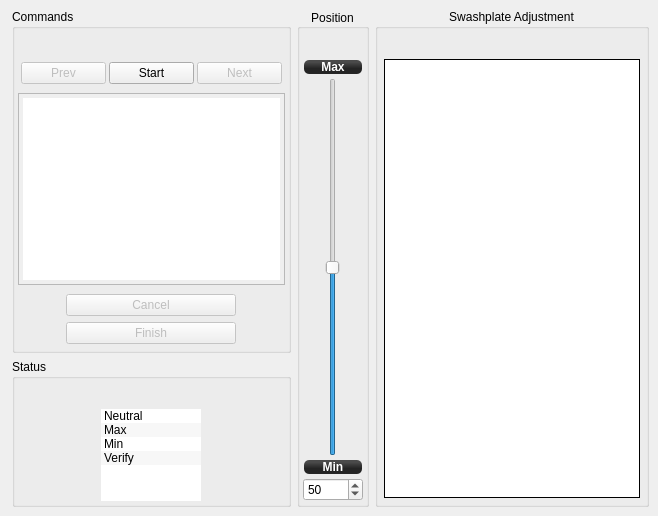
       <widget class="QWidget" name="SwashPlateLevel">
        <attribute name="title">
         <string>Swashplate Levelling</string>
        </attribute>
        <layout class="QGridLayout" name="gridLayout_8">
         <property name="leftMargin">
          <number>9</number>
         </property>
         <property name="topMargin">
          <number>9</number>
         </property>
         <property name="rightMargin">
          <number>9</number>
         </property>
         <property name="bottomMargin">
          <number>9</number>
         </property>
         <property name="spacing">
          <number>6</number>
         </property>
         <item row="0" column="0">
          <layout class="QVBoxLayout" name="verticalLayout_8">
           <property name="spacing">
            <number>6</number>
           </property>
           <property name="leftMargin">
            <number>3</number>
           </property>
           <item>
            <widget class="QGroupBox" name="SwashLvlInstructionsBox">
             <property name="sizePolicy">
              <sizepolicy hsizetype="MinimumExpanding" vsizetype="MinimumExpanding">
               <horstretch>0</horstretch>
               <verstretch>0</verstretch>
              </sizepolicy>
             </property>
             <property name="minimumSize">
              <size>
               <width>228</width>
               <height>200</height>
              </size>
             </property>
             <property name="title">
              <string>Commands</string>
             </property>
             <layout class="QVBoxLayout" name="verticalLayout">
              <property name="leftMargin">
               <number>3</number>
              </property>
              <property name="topMargin">
               <number>3</number>
              </property>
              <property name="rightMargin">
               <number>3</number>
              </property>
              <property name="bottomMargin">
               <number>3</number>
              </property>
              <item>
               <layout class="QHBoxLayout" name="horizontalLayout_9">
                <property name="spacing">
                 <number>3</number>
                </property>
                <property name="leftMargin">
                 <number>3</number>
                </property>
                <property name="topMargin">
                 <number>30</number>
                </property>
                <property name="rightMargin">
                 <number>3</number>
                </property>
                <property name="bottomMargin">
                 <number>3</number>
                </property>
                <item>
                 <widget class="QPushButton" name="SwashLvlPrevButton">
                  <property name="enabled">
                   <bool>false</bool>
                  </property>
                  <property name="minimumSize">
                   <size>
                    <width>85</width>
                    <height>20</height>
                   </size>
                  </property>
                  <property name="maximumSize">
                   <size>
                    <width>85</width>
                    <height>16777215</height>
                   </size>
                  </property>
                  <property name="text">
                   <string>Prev</string>
                  </property>
                 </widget>
                </item>
                <item>
                 <widget class="QPushButton" name="SwashLvlStartButton">
                  <property name="minimumSize">
                   <size>
                    <width>85</width>
                    <height>20</height>
                   </size>
                  </property>
                  <property name="maximumSize">
                   <size>
                    <width>85</width>
                    <height>16777215</height>
                   </size>
                  </property>
                  <property name="text">
                   <string>Start</string>
                  </property>
                 </widget>
                </item>
                <item>
                 <widget class="QPushButton" name="SwashLvlNextButton">
                  <property name="enabled">
                   <bool>false</bool>
                  </property>
                  <property name="minimumSize">
                   <size>
                    <width>85</width>
                    <height>20</height>
                   </size>
                  </property>
                  <property name="maximumSize">
                   <size>
                    <width>85</width>
                    <height>16777215</height>
                   </size>
                  </property>
                  <property name="text">
                   <string>Next</string>
                  </property>
                 </widget>
                </item>
               </layout>
              </item>
              <item>
               <widget class="QTextEdit" name="SwashLvlStepInstruction">
                <property name="sizePolicy">
                 <sizepolicy hsizetype="Expanding" vsizetype="MinimumExpanding">
                  <horstretch>0</horstretch>
                  <verstretch>0</verstretch>
                 </sizepolicy>
                </property>
                <property name="minimumSize">
                 <size>
                  <width>250</width>
                  <height>20</height>
                 </size>
                </property>
                <property name="maximumSize">
                 <size>
                  <width>500</width>
                  <height>800</height>
                 </size>
                </property>
                <property name="styleSheet">
                 <string notr="true">QTextEdit { padding-left:4; padding-top:4; padding-bottom:4; padding-right:4}</string>
                </property>
                <property name="horizontalScrollBarPolicy">
                 <enum>Qt::ScrollBarAlwaysOff</enum>
                </property>
                <property name="readOnly">
                 <bool>true</bool>
                </property>
               </widget>
              </item>
              <item>
               <layout class="QGridLayout" name="gridLayout_3">
                <property name="topMargin">
                 <number>3</number>
                </property>
                <property name="bottomMargin">
                 <number>3</number>
                </property>
                <item row="2" column="0">
                 <widget class="QPushButton" name="SwashLvlFinishButton">
                  <property name="enabled">
                   <bool>false</bool>
                  </property>
                  <property name="minimumSize">
                   <size>
                    <width>85</width>
                    <height>20</height>
                   </size>
                  </property>
                  <property name="maximumSize">
                   <size>
                    <width>170</width>
                    <height>16777215</height>
                   </size>
                  </property>
                  <property name="text">
                   <string>Finish</string>
                  </property>
                 </widget>
                </item>
                <item row="1" column="0">
                 <widget class="QPushButton" name="SwashLvlCancelButton">
                  <property name="enabled">
                   <bool>false</bool>
                  </property>
                  <property name="minimumSize">
                   <size>
                    <width>85</width>
                    <height>20</height>
                   </size>
                  </property>
                  <property name="maximumSize">
                   <size>
                    <width>170</width>
                    <height>16777215</height>
                   </size>
                  </property>
                  <property name="text">
                   <string>Cancel</string>
                  </property>
                 </widget>
                </item>
               </layout>
              </item>
             </layout>
            </widget>
           </item>
           <item>
            <widget class="QGroupBox" name="SwashLvlStatusBox">
             <property name="sizePolicy">
              <sizepolicy hsizetype="MinimumExpanding" vsizetype="Fixed">
               <horstretch>0</horstretch>
               <verstretch>0</verstretch>
              </sizepolicy>
             </property>
             <property name="minimumSize">
              <size>
               <width>200</width>
               <height>130</height>
              </size>
             </property>
             <property name="title">
              <string>Status</string>
             </property>
             <layout class="QGridLayout" name="gridLayout_22">
              <property name="leftMargin">
               <number>3</number>
              </property>
              <property name="topMargin">
               <number>30</number>
              </property>
              <property name="rightMargin">
               <number>3</number>
              </property>
              <property name="bottomMargin">
               <number>3</number>
              </property>
              <property name="horizontalSpacing">
               <number>3</number>
              </property>
              <property name="verticalSpacing">
               <number>2</number>
              </property>
              <item row="0" column="0">
               <widget class="QListWidget" name="SwashLvlStepList">
                <property name="sizePolicy">
                 <sizepolicy hsizetype="MinimumExpanding" vsizetype="MinimumExpanding">
                  <horstretch>0</horstretch>
                  <verstretch>0</verstretch>
                 </sizepolicy>
                </property>
                <property name="minimumSize">
                 <size>
                  <width>100</width>
                  <height>0</height>
                 </size>
                </property>
                <property name="maximumSize">
                 <size>
                  <width>100</width>
                  <height>92</height>
                 </size>
                </property>
                <property name="cursor" stdset="0">
                 <cursorShape>ArrowCursor</cursorShape>
                </property>
                <property name="focusPolicy">
                 <enum>Qt::NoFocus</enum>
                </property>
                <property name="frameShape">
                 <enum>QFrame::NoFrame</enum>
                </property>
                <property name="frameShadow">
                 <enum>QFrame::Sunken</enum>
                </property>
                <property name="lineWidth">
                 <number>0</number>
                </property>
                <property name="midLineWidth">
                 <number>0</number>
                </property>
                <property name="verticalScrollBarPolicy">
                 <enum>Qt::ScrollBarAlwaysOff</enum>
                </property>
                <property name="horizontalScrollBarPolicy">
                 <enum>Qt::ScrollBarAlwaysOff</enum>
                </property>
                <property name="autoScrollMargin">
                 <number>16</number>
                </property>
                <property name="editTriggers">
                 <set>QAbstractItemView::NoEditTriggers</set>
                </property>
                <property name="alternatingRowColors">
                 <bool>true</bool>
                </property>
                <property name="selectionMode">
                 <enum>QAbstractItemView::NoSelection</enum>
                </property>
                <property name="selectionBehavior">
                 <enum>QAbstractItemView::SelectRows</enum>
                </property>
                <property name="viewMode">
                 <enum>QListView::ListMode</enum>
                </property>
                <item>
                 <property name="text">
                  <string>Neutral</string>
                 </property>
                 <property name="icon">
                  <iconset>
                   <normaloff>:/configgadget/images/none.png</normaloff>
                   <normalon>:/configgadget/images/ok.png</normalon>:/configgadget/images/none.png</iconset>
                 </property>
                </item>
                <item>
                 <property name="text">
                  <string>Max</string>
                 </property>
                 <property name="icon">
                  <iconset>
                   <normaloff>:/configgadget/images/none.png</normaloff>
                   <normalon>:/configgadget/images/ok.png</normalon>:/configgadget/images/none.png</iconset>
                 </property>
                </item>
                <item>
                 <property name="text">
                  <string>Min</string>
                 </property>
                 <property name="icon">
                  <iconset>
                   <normaloff>:/configgadget/images/none.png</normaloff>
                   <normalon>:/configgadget/images/ok.png</normalon>:/configgadget/images/none.png</iconset>
                 </property>
                 <property name="flags">
                  <set>ItemIsSelectable|ItemIsEnabled</set>
                 </property>
                </item>
                <item>
                 <property name="text">
                  <string>Verify</string>
                 </property>
                 <property name="icon">
                  <iconset>
                   <normaloff>:/configgadget/images/none.png</normaloff>
                   <normalon>:/configgadget/images/ok.png</normalon>:/configgadget/images/none.png</iconset>
                 </property>
                 <property name="flags">
                  <set>ItemIsEnabled</set>
                 </property>
                </item>
               </widget>
              </item>
             </layout>
            </widget>
           </item>
          </layout>
         </item>
         <item row="0" column="1">
          <widget class="QGroupBox" name="SwashLvlccpmSliderBox">
           <property name="enabled">
            <bool>true</bool>
           </property>
           <property name="sizePolicy">
            <sizepolicy hsizetype="Fixed" vsizetype="MinimumExpanding">
             <horstretch>0</horstretch>
             <verstretch>0</verstretch>
            </sizepolicy>
           </property>
           <property name="minimumSize">
            <size>
             <width>70</width>
             <height>250</height>
            </size>
           </property>
           <property name="maximumSize">
            <size>
             <width>16777215</width>
             <height>16777215</height>
            </size>
           </property>
           <property name="title">
            <string>Position</string>
           </property>
           <property name="alignment">
            <set>Qt::AlignCenter</set>
           </property>
           <layout class="QVBoxLayout" name="verticalLayout_5">
            <property name="spacing">
             <number>3</number>
            </property>
            <property name="leftMargin">
             <number>3</number>
            </property>
            <property name="topMargin">
             <number>30</number>
            </property>
            <property name="rightMargin">
             <number>3</number>
            </property>
            <property name="bottomMargin">
             <number>3</number>
            </property>
            <item>
             <widget class="QLabel" name="label_17">
              <property name="enabled">
               <bool>true</bool>
              </property>
              <property name="styleSheet">
               <string notr="true">background-color: qlineargradient(spread:reflect, x1:0.507, y1:0, x2:0.507, y2:0.772, stop:0.208955 rgba(74, 74, 74, 255), stop:0.78607 rgba(36, 36, 36, 255));
color: rgb(255, 255, 255);
border-radius: 5;
font: bold 12px;
margin:1px;</string>
              </property>
              <property name="text">
               <string>Max</string>
              </property>
              <property name="scaledContents">
               <bool>true</bool>
              </property>
              <property name="alignment">
               <set>Qt::AlignCenter</set>
              </property>
             </widget>
            </item>
            <item>
             <layout class="QHBoxLayout" name="horizontalLayout_4">
              <item>
               <widget class="QSlider" name="SwashLvlPositionSlider">
                <property name="enabled">
                 <bool>true</bool>
                </property>
                <property name="sizePolicy">
                 <sizepolicy hsizetype="Preferred" vsizetype="Expanding">
                  <horstretch>0</horstretch>
                  <verstretch>0</verstretch>
                 </sizepolicy>
                </property>
                <property name="minimumSize">
                 <size>
                  <width>0</width>
                  <height>100</height>
                 </size>
                </property>
                <property name="maximum">
                 <number>100</number>
                </property>
                <property name="singleStep">
                 <number>5</number>
                </property>
                <property name="value">
                 <number>50</number>
                </property>
                <property name="orientation">
                 <enum>Qt::Vertical</enum>
                </property>
               </widget>
              </item>
             </layout>
            </item>
            <item>
             <widget class="QLabel" name="label_18">
              <property name="enabled">
               <bool>true</bool>
              </property>
              <property name="styleSheet">
               <string notr="true">background-color: qlineargradient(spread:reflect, x1:0.507, y1:0, x2:0.507, y2:0.772, stop:0.208955 rgba(74, 74, 74, 255), stop:0.78607 rgba(36, 36, 36, 255));
color: rgb(255, 255, 255);
border-radius: 5;
font: bold 12px;
margin:1px;</string>
              </property>
              <property name="text">
               <string>Min</string>
              </property>
              <property name="alignment">
               <set>Qt::AlignCenter</set>
              </property>
             </widget>
            </item>
            <item>
             <widget class="QSpinBox" name="SwashLvlPositionSpinBox">
              <property name="maximum">
               <number>100</number>
              </property>
              <property name="singleStep">
               <number>5</number>
              </property>
              <property name="value">
               <number>50</number>
              </property>
             </widget>
            </item>
           </layout>
          </widget>
         </item>
         <item row="0" column="2">
          <widget class="QGroupBox" name="SwashLvlccpmSwashImageBox">
           <property name="sizePolicy">
            <sizepolicy hsizetype="MinimumExpanding" vsizetype="MinimumExpanding">
             <horstretch>1</horstretch>
             <verstretch>1</verstretch>
            </sizepolicy>
           </property>
           <property name="minimumSize">
            <size>
             <width>200</width>
             <height>300</height>
            </size>
           </property>
           <property name="maximumSize">
            <size>
             <width>16777215</width>
             <height>16777215</height>
            </size>
           </property>
           <property name="sizeIncrement">
            <size>
             <width>10</width>
             <height>10</height>
            </size>
           </property>
           <property name="baseSize">
            <size>
             <width>200</width>
             <height>200</height>
            </size>
           </property>
           <property name="title">
            <string>Swashplate Adjustment</string>
           </property>
           <property name="alignment">
            <set>Qt::AlignHCenter|Qt::AlignTop</set>
           </property>
           <property name="flat">
            <bool>false</bool>
           </property>
           <property name="checkable">
            <bool>false</bool>
           </property>
           <layout class="QGridLayout" name="gridLayout_11">
            <property name="leftMargin">
             <number>6</number>
            </property>
            <property name="topMargin">
             <number>30</number>
            </property>
            <property name="rightMargin">
             <number>6</number>
            </property>
            <property name="bottomMargin">
             <number>6</number>
            </property>
            <property name="horizontalSpacing">
             <number>6</number>
            </property>
            <item row="0" column="0">
             <widget class="QSplitter" name="splitter_4">
              <property name="orientation">
               <enum>Qt::Vertical</enum>
              </property>
              <widget class="QGraphicsView" name="SwashLvlSwashplateImage">
               <property name="sizePolicy">
                <sizepolicy hsizetype="Preferred" vsizetype="Preferred">
                 <horstretch>1</horstretch>
                 <verstretch>1</verstretch>
                </sizepolicy>
               </property>
               <property name="minimumSize">
                <size>
                 <width>250</width>
                 <height>300</height>
                </size>
               </property>
               <property name="maximumSize">
                <size>
                 <width>1000</width>
                 <height>1000</height>
                </size>
               </property>
               <property name="sizeIncrement">
                <size>
                 <width>10</width>
                 <height>10</height>
                </size>
               </property>
               <property name="baseSize">
                <size>
                 <width>200</width>
                 <height>200</height>
                </size>
               </property>
               <property name="frameShape">
                <enum>QFrame::Box</enum>
               </property>
               <property name="frameShadow">
                <enum>QFrame::Plain</enum>
               </property>
               <property name="lineWidth">
                <number>1</number>
               </property>
               <property name="midLineWidth">
                <number>0</number>
               </property>
               <property name="verticalScrollBarPolicy">
                <enum>Qt::ScrollBarAlwaysOff</enum>
               </property>
               <property name="horizontalScrollBarPolicy">
                <enum>Qt::ScrollBarAlwaysOff</enum>
               </property>
               <property name="backgroundBrush">
                <brush brushstyle="DiagCrossPattern">
                 <color alpha="25">
                  <red>126</red>
                  <green>176</green>
                  <blue>220</blue>
                 </color>
                </brush>
               </property>
               <property name="foregroundBrush">
                <brush brushstyle="NoBrush">
                 <color alpha="255">
                  <red>0</red>
                  <green>0</green>
                  <blue>0</blue>
                 </color>
                </brush>
               </property>
               <property name="sceneRect">
                <rectf>
                 <x>0.000000000000000</x>
                 <y>0.000000000000000</y>
                 <width>400.000000000000000</width>
                 <height>400.000000000000000</height>
                </rectf>
               </property>
               <property name="alignment">
                <set>Qt::AlignCenter</set>
               </property>
               <property name="resizeAnchor">
                <enum>QGraphicsView::AnchorViewCenter</enum>
               </property>
              </widget>
             </widget>
            </item>
           </layout>
          </widget>
         </item>
        </layout>
       </widget>
